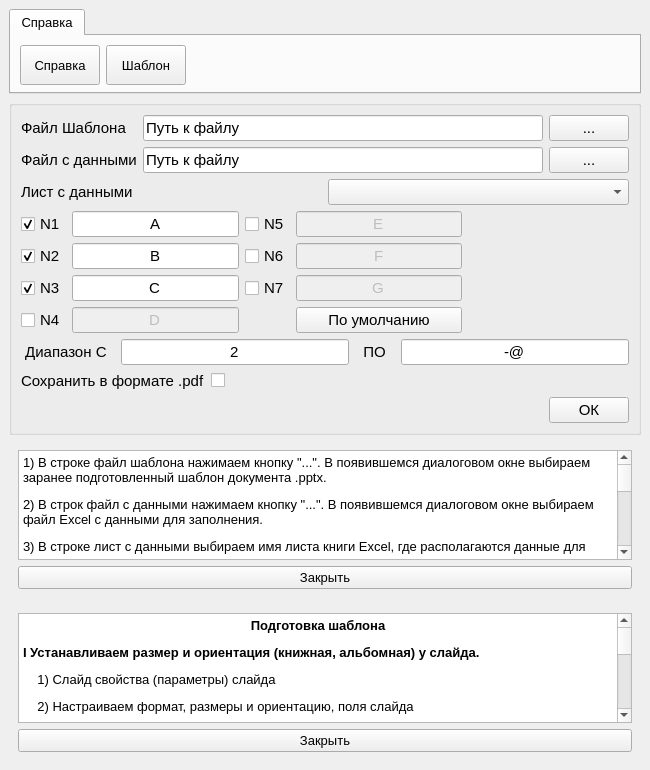
<?xml version="1.0" encoding="UTF-8"?>
<ui version="4.0">
 <class>MainWindow</class>
 <widget class="QMainWindow" name="MainWindow">
  <property name="geometry">
   <rect>
    <x>0</x>
    <y>0</y>
    <width>650</width>
    <height>770</height>
   </rect>
  </property>
  <property name="minimumSize">
   <size>
    <width>650</width>
    <height>450</height>
   </size>
  </property>
  <property name="maximumSize">
   <size>
    <width>650</width>
    <height>50000</height>
   </size>
  </property>
  <property name="windowTitle">
   <string>Заполнение сертификатов и дипломов v1.1</string>
  </property>
  <property name="windowIcon">
   <iconset>
    <normaloff>src/ico/certificate.ico</normaloff>src/ico/certificate.ico</iconset>
  </property>
  <property name="iconSize">
   <size>
    <width>32</width>
    <height>32</height>
   </size>
  </property>
  <widget class="QWidget" name="centralwidget">
   <layout class="QVBoxLayout" name="verticalLayout_5">
    <item>
     <widget class="QTabWidget" name="tabWidget">
      <property name="minimumSize">
       <size>
        <width>0</width>
        <height>85</height>
       </size>
      </property>
      <property name="maximumSize">
       <size>
        <width>16777215</width>
        <height>85</height>
       </size>
      </property>
      <property name="font">
       <font>
        <pointsize>10</pointsize>
       </font>
      </property>
      <property name="currentIndex">
       <number>0</number>
      </property>
      <widget class="QWidget" name="tab_2">
       <attribute name="title">
        <string>Справка</string>
       </attribute>
       <layout class="QHBoxLayout" name="horizontalLayout_3">
        <item>
         <widget class="QPushButton" name="btn_help">
          <property name="minimumSize">
           <size>
            <width>0</width>
            <height>40</height>
           </size>
          </property>
          <property name="maximumSize">
           <size>
            <width>16777215</width>
            <height>40</height>
           </size>
          </property>
          <property name="font">
           <font>
            <pointsize>10</pointsize>
           </font>
          </property>
          <property name="toolTip">
           <string>&lt;html&gt;&lt;head/&gt;&lt;body&gt;&lt;p&gt;&lt;span style=&quot; font-size:10pt;&quot;&gt;Вызов справки&lt;/span&gt;&lt;/p&gt;&lt;/body&gt;&lt;/html&gt;</string>
          </property>
          <property name="text">
           <string>Справка</string>
          </property>
         </widget>
        </item>
        <item>
         <widget class="QPushButton" name="btn_shablon">
          <property name="minimumSize">
           <size>
            <width>0</width>
            <height>40</height>
           </size>
          </property>
          <property name="maximumSize">
           <size>
            <width>16777215</width>
            <height>40</height>
           </size>
          </property>
          <property name="toolTip">
           <string>&lt;html&gt;&lt;head/&gt;&lt;body&gt;&lt;p&gt;&lt;span style=&quot; font-size:10pt;&quot;&gt;Правила подготовки шаблонов&lt;/span&gt;&lt;/p&gt;&lt;/body&gt;&lt;/html&gt;</string>
          </property>
          <property name="text">
           <string>Шаблон</string>
          </property>
         </widget>
        </item>
        <item>
         <spacer name="horizontalSpacer_2">
          <property name="orientation">
           <enum>Qt::Horizontal</enum>
          </property>
          <property name="sizeHint" stdset="0">
           <size>
            <width>40</width>
            <height>20</height>
           </size>
          </property>
         </spacer>
        </item>
        <item>
         <spacer name="verticalSpacer">
          <property name="orientation">
           <enum>Qt::Vertical</enum>
          </property>
          <property name="sizeType">
           <enum>QSizePolicy::Fixed</enum>
          </property>
          <property name="sizeHint" stdset="0">
           <size>
            <width>20</width>
            <height>35</height>
           </size>
          </property>
         </spacer>
        </item>
       </layout>
      </widget>
     </widget>
    </item>
    <item>
     <widget class="QGroupBox" name="groupBox">
      <property name="font">
       <font>
        <pointsize>11</pointsize>
       </font>
      </property>
      <property name="title">
       <string/>
      </property>
      <layout class="QVBoxLayout" name="verticalLayout">
       <item>
        <layout class="QGridLayout" name="gridLayout">
         <item row="0" column="0">
          <widget class="QLabel" name="label">
           <property name="text">
            <string>Файл Шаблона</string>
           </property>
          </widget>
         </item>
         <item row="1" column="1">
          <widget class="QLineEdit" name="ed_file_excel">
           <property name="text">
            <string>Путь к файлу</string>
           </property>
          </widget>
         </item>
         <item row="0" column="1">
          <widget class="QLineEdit" name="ed_file_pptx">
           <property name="text">
            <string>Путь к файлу</string>
           </property>
          </widget>
         </item>
         <item row="0" column="2">
          <widget class="QPushButton" name="btn_open_file_pptx">
           <property name="toolTip">
            <string>&lt;html&gt;&lt;head/&gt;&lt;body&gt;&lt;p&gt;&lt;span style=&quot; font-size:10pt;&quot;&gt;Открыть диалоговое окно выбора шабона&lt;/span&gt;&lt;/p&gt;&lt;/body&gt;&lt;/html&gt;</string>
           </property>
           <property name="whatsThis">
            <string/>
           </property>
           <property name="text">
            <string>...</string>
           </property>
          </widget>
         </item>
         <item row="1" column="0">
          <widget class="QLabel" name="label_2">
           <property name="text">
            <string>Файл с данными</string>
           </property>
          </widget>
         </item>
         <item row="1" column="2">
          <widget class="QPushButton" name="btn_open_file_excel">
           <property name="toolTip">
            <string>&lt;html&gt;&lt;head/&gt;&lt;body&gt;&lt;p&gt;Открыть диалоговое окно выбора таблицы Excel с данными&lt;/p&gt;&lt;/body&gt;&lt;/html&gt;</string>
           </property>
           <property name="whatsThis">
            <string/>
           </property>
           <property name="text">
            <string>...</string>
           </property>
          </widget>
         </item>
        </layout>
       </item>
       <item>
        <layout class="QHBoxLayout" name="horizontalLayout">
         <item>
          <widget class="QLabel" name="label_3">
           <property name="text">
            <string>Лист с данными</string>
           </property>
          </widget>
         </item>
         <item>
          <widget class="QComboBox" name="cbox_excel_sheets">
           <property name="toolTip">
            <string>&lt;html&gt;&lt;head/&gt;&lt;body&gt;&lt;p&gt;Выбор листа с данными&lt;/p&gt;&lt;/body&gt;&lt;/html&gt;</string>
           </property>
           <property name="whatsThis">
            <string/>
           </property>
          </widget>
         </item>
        </layout>
       </item>
       <item>
        <layout class="QGridLayout" name="gridLayout_3">
         <item row="2" column="4">
          <widget class="QLineEdit" name="ed_n7">
           <property name="enabled">
            <bool>false</bool>
           </property>
           <property name="toolTip">
            <string>&lt;html&gt;&lt;head/&gt;&lt;body&gt;&lt;p&gt;Имя колонки поля N7&lt;/p&gt;&lt;/body&gt;&lt;/html&gt;</string>
           </property>
           <property name="text">
            <string>G</string>
           </property>
           <property name="alignment">
            <set>Qt::AlignCenter</set>
           </property>
          </widget>
         </item>
         <item row="3" column="0">
          <widget class="QCheckBox" name="chbox_n4">
           <property name="toolTip">
            <string>&lt;html&gt;&lt;head/&gt;&lt;body&gt;&lt;p&gt;Активировать/деактивировать поле N4&lt;/p&gt;&lt;/body&gt;&lt;/html&gt;</string>
           </property>
           <property name="text">
            <string>N4</string>
           </property>
          </widget>
         </item>
         <item row="1" column="1">
          <widget class="QLineEdit" name="ed_n2">
           <property name="toolTip">
            <string>&lt;html&gt;&lt;head/&gt;&lt;body&gt;&lt;p&gt;Имя колонки поля N2&lt;/p&gt;&lt;/body&gt;&lt;/html&gt;</string>
           </property>
           <property name="text">
            <string>B</string>
           </property>
           <property name="alignment">
            <set>Qt::AlignCenter</set>
           </property>
          </widget>
         </item>
         <item row="2" column="1">
          <widget class="QLineEdit" name="ed_n3">
           <property name="toolTip">
            <string>&lt;html&gt;&lt;head/&gt;&lt;body&gt;&lt;p&gt;Имя колонки поля N3&lt;/p&gt;&lt;/body&gt;&lt;/html&gt;</string>
           </property>
           <property name="text">
            <string>C</string>
           </property>
           <property name="alignment">
            <set>Qt::AlignCenter</set>
           </property>
          </widget>
         </item>
         <item row="2" column="0">
          <widget class="QCheckBox" name="chbox_n3">
           <property name="toolTip">
            <string>&lt;html&gt;&lt;head/&gt;&lt;body&gt;&lt;p&gt;Активировать/деактивировать поле N3&lt;/p&gt;&lt;/body&gt;&lt;/html&gt;</string>
           </property>
           <property name="text">
            <string>N3</string>
           </property>
           <property name="checked">
            <bool>true</bool>
           </property>
          </widget>
         </item>
         <item row="0" column="3">
          <widget class="QCheckBox" name="chbox_n5">
           <property name="toolTip">
            <string>&lt;html&gt;&lt;head/&gt;&lt;body&gt;&lt;p&gt;Активировать/деактивировать поле N5&lt;/p&gt;&lt;/body&gt;&lt;/html&gt;</string>
           </property>
           <property name="text">
            <string>N5</string>
           </property>
          </widget>
         </item>
         <item row="0" column="4">
          <widget class="QLineEdit" name="ed_n5">
           <property name="enabled">
            <bool>false</bool>
           </property>
           <property name="toolTip">
            <string>&lt;html&gt;&lt;head/&gt;&lt;body&gt;&lt;p&gt;Имя колонки поля N5&lt;/p&gt;&lt;/body&gt;&lt;/html&gt;</string>
           </property>
           <property name="text">
            <string>E</string>
           </property>
           <property name="alignment">
            <set>Qt::AlignCenter</set>
           </property>
          </widget>
         </item>
         <item row="1" column="3">
          <widget class="QCheckBox" name="chbox_n6">
           <property name="toolTip">
            <string>&lt;html&gt;&lt;head/&gt;&lt;body&gt;&lt;p&gt;Активировать/деактивировать поле N6&lt;/p&gt;&lt;/body&gt;&lt;/html&gt;</string>
           </property>
           <property name="text">
            <string>N6</string>
           </property>
          </widget>
         </item>
         <item row="0" column="5">
          <spacer name="horizontalSpacer_3">
           <property name="orientation">
            <enum>Qt::Horizontal</enum>
           </property>
           <property name="sizeHint" stdset="0">
            <size>
             <width>40</width>
             <height>20</height>
            </size>
           </property>
          </spacer>
         </item>
         <item row="0" column="1">
          <widget class="QLineEdit" name="ed_n1">
           <property name="toolTip">
            <string>&lt;html&gt;&lt;head/&gt;&lt;body&gt;&lt;p&gt;&lt;span style=&quot; font-size:10pt;&quot;&gt;Имя колонки поля N1&lt;/span&gt;&lt;/p&gt;&lt;/body&gt;&lt;/html&gt;</string>
           </property>
           <property name="text">
            <string>A</string>
           </property>
           <property name="alignment">
            <set>Qt::AlignCenter</set>
           </property>
          </widget>
         </item>
         <item row="2" column="3">
          <widget class="QCheckBox" name="chbox_n7">
           <property name="toolTip">
            <string>&lt;html&gt;&lt;head/&gt;&lt;body&gt;&lt;p&gt;Активировать/деактивировать поле N7&lt;/p&gt;&lt;/body&gt;&lt;/html&gt;</string>
           </property>
           <property name="text">
            <string>N7</string>
           </property>
          </widget>
         </item>
         <item row="3" column="4">
          <widget class="QPushButton" name="btn_seting_save">
           <property name="toolTip">
            <string>&lt;html&gt;&lt;head/&gt;&lt;body&gt;&lt;p&gt;Сохранить настройки названия колонок&lt;/p&gt;&lt;/body&gt;&lt;/html&gt;</string>
           </property>
           <property name="text">
            <string>По умолчанию</string>
           </property>
          </widget>
         </item>
         <item row="1" column="4">
          <widget class="QLineEdit" name="ed_n6">
           <property name="enabled">
            <bool>false</bool>
           </property>
           <property name="toolTip">
            <string>&lt;html&gt;&lt;head/&gt;&lt;body&gt;&lt;p&gt;Имя колонки поля N6&lt;/p&gt;&lt;/body&gt;&lt;/html&gt;</string>
           </property>
           <property name="text">
            <string>F</string>
           </property>
           <property name="alignment">
            <set>Qt::AlignCenter</set>
           </property>
          </widget>
         </item>
         <item row="1" column="0">
          <widget class="QCheckBox" name="chbox_n2">
           <property name="toolTip">
            <string>&lt;html&gt;&lt;head/&gt;&lt;body&gt;&lt;p&gt;Активировать/деактивировать поле N2&lt;/p&gt;&lt;/body&gt;&lt;/html&gt;</string>
           </property>
           <property name="text">
            <string>N2</string>
           </property>
           <property name="checked">
            <bool>true</bool>
           </property>
          </widget>
         </item>
         <item row="0" column="0">
          <widget class="QCheckBox" name="chbox_n1">
           <property name="toolTip">
            <string>&lt;html&gt;&lt;head/&gt;&lt;body&gt;&lt;p&gt;&lt;span style=&quot; font-size:10pt;&quot;&gt;Активировать/деактивировать поле N1&lt;/span&gt;&lt;/p&gt;&lt;/body&gt;&lt;/html&gt;</string>
           </property>
           <property name="text">
            <string>N1</string>
           </property>
           <property name="checked">
            <bool>true</bool>
           </property>
          </widget>
         </item>
         <item row="3" column="1">
          <widget class="QLineEdit" name="ed_n4">
           <property name="enabled">
            <bool>false</bool>
           </property>
           <property name="toolTip">
            <string>&lt;html&gt;&lt;head/&gt;&lt;body&gt;&lt;p&gt;Имя колонки поля N4&lt;/p&gt;&lt;/body&gt;&lt;/html&gt;</string>
           </property>
           <property name="text">
            <string>D</string>
           </property>
           <property name="alignment">
            <set>Qt::AlignCenter</set>
           </property>
          </widget>
         </item>
        </layout>
       </item>
       <item>
        <layout class="QGridLayout" name="gridLayout_2">
         <item row="0" column="0">
          <widget class="QLabel" name="label_4">
           <property name="text">
            <string> Диапазон С  </string>
           </property>
          </widget>
         </item>
         <item row="0" column="3">
          <widget class="QLineEdit" name="ed_end">
           <property name="toolTip">
            <string>&lt;html&gt;&lt;head/&gt;&lt;body&gt;&lt;p&gt;Диапозон завешения считывания. Если считывание осуществляется до конца таблицы в поле записываем -@&lt;/p&gt;&lt;/body&gt;&lt;/html&gt;</string>
           </property>
           <property name="whatsThis">
            <string/>
           </property>
           <property name="text">
            <string>-@</string>
           </property>
           <property name="alignment">
            <set>Qt::AlignCenter</set>
           </property>
          </widget>
         </item>
         <item row="0" column="1">
          <widget class="QLineEdit" name="ed_start">
           <property name="toolTip">
            <string>&lt;html&gt;&lt;head/&gt;&lt;body&gt;&lt;p&gt;Диапазон начала считывания данных из файла таблицы&lt;/p&gt;&lt;/body&gt;&lt;/html&gt;</string>
           </property>
           <property name="text">
            <string>2</string>
           </property>
           <property name="alignment">
            <set>Qt::AlignCenter</set>
           </property>
          </widget>
         </item>
         <item row="0" column="2">
          <widget class="QLabel" name="label_5">
           <property name="text">
            <string>  ПО  </string>
           </property>
          </widget>
         </item>
        </layout>
       </item>
       <item>
        <layout class="QHBoxLayout" name="horizontalLayout_7">
         <item>
          <widget class="QLabel" name="label_7">
           <property name="font">
            <font>
             <pointsize>11</pointsize>
            </font>
           </property>
           <property name="text">
            <string>Сохранить в формате .pdf</string>
           </property>
          </widget>
         </item>
         <item>
          <widget class="QCheckBox" name="cbox_pdf_2">
           <property name="minimumSize">
            <size>
             <width>0</width>
             <height>0</height>
            </size>
           </property>
           <property name="text">
            <string/>
           </property>
           <property name="iconSize">
            <size>
             <width>32</width>
             <height>32</height>
            </size>
           </property>
          </widget>
         </item>
         <item>
          <spacer name="horizontalSpacer_4">
           <property name="orientation">
            <enum>Qt::Horizontal</enum>
           </property>
           <property name="sizeHint" stdset="0">
            <size>
             <width>40</width>
             <height>20</height>
            </size>
           </property>
          </spacer>
         </item>
        </layout>
       </item>
       <item>
        <layout class="QHBoxLayout" name="horizontalLayout_2">
         <item>
          <spacer name="horizontalSpacer">
           <property name="orientation">
            <enum>Qt::Horizontal</enum>
           </property>
           <property name="sizeHint" stdset="0">
            <size>
             <width>40</width>
             <height>20</height>
            </size>
           </property>
          </spacer>
         </item>
         <item>
          <widget class="QPushButton" name="btn_ok">
           <property name="toolTip">
            <string>&lt;html&gt;&lt;head/&gt;&lt;body&gt;&lt;p&gt;Начинает процесс создания &lt;span style=&quot; font-size:10pt;&quot;&gt;сертификатов и дипломов&lt;/span&gt;&lt;/p&gt;&lt;/body&gt;&lt;/html&gt;</string>
           </property>
           <property name="whatsThis">
            <string/>
           </property>
           <property name="text">
            <string>ОК</string>
           </property>
          </widget>
         </item>
        </layout>
       </item>
      </layout>
     </widget>
    </item>
    <item>
     <widget class="QWidget" name="widget2" native="true">
      <property name="font">
       <font>
        <pointsize>10</pointsize>
       </font>
      </property>
      <layout class="QVBoxLayout" name="verticalLayout_2">
       <item>
        <layout class="QHBoxLayout" name="horizontalLayout_4"/>
       </item>
       <item>
        <widget class="QTextEdit" name="textEdit">
         <property name="readOnly">
          <bool>true</bool>
         </property>
         <property name="html">
          <string>&lt;!DOCTYPE HTML PUBLIC &quot;-//W3C//DTD HTML 4.0//EN&quot; &quot;http://www.w3.org/TR/REC-html40/strict.dtd&quot;&gt;
&lt;html&gt;&lt;head&gt;&lt;meta name=&quot;qrichtext&quot; content=&quot;1&quot; /&gt;&lt;style type=&quot;text/css&quot;&gt;
p, li { white-space: pre-wrap; }
&lt;/style&gt;&lt;/head&gt;&lt;body style=&quot; font-family:'MS Shell Dlg 2'; font-size:10pt; font-weight:400; font-style:normal;&quot;&gt;
&lt;p style=&quot; margin-top:12px; margin-bottom:0px; margin-left:0px; margin-right:0px; -qt-block-indent:0; text-indent:0px; line-height:100%; background-color:transparent;&quot;&gt;&lt;span style=&quot; background-color:transparent;&quot;&gt;1) В строке файл шаблона нажимаем кнопку &amp;quot;...&amp;quot;. В появившемся диалоговом окне выбираем заранее подготовленный шаблон документа &lt;/span&gt;.pptx.&lt;/p&gt;
&lt;p style=&quot; margin-top:12px; margin-bottom:0px; margin-left:0px; margin-right:0px; -qt-block-indent:0; text-indent:0px; line-height:100%; background-color:transparent;&quot;&gt;&lt;span style=&quot; background-color:transparent;&quot;&gt;2) В строк файл с данными нажимаем кнопку &amp;quot;...&amp;quot;. В появившемся диалоговом окне выбираем файл Excel с данными для заполнения.&lt;/span&gt;&lt;/p&gt;
&lt;p style=&quot; margin-top:12px; margin-bottom:0px; margin-left:0px; margin-right:0px; -qt-block-indent:0; text-indent:0px; line-height:100%; background-color:transparent;&quot;&gt;&lt;span style=&quot; background-color:transparent;&quot;&gt;3) В строке лист с данными выбираем имя листа книги Excel, где располагаются данные для заполнения.&lt;/span&gt;&lt;/p&gt;
&lt;p style=&quot; margin-top:12px; margin-bottom:0px; margin-left:0px; margin-right:0px; -qt-block-indent:0; text-indent:0px; line-height:100%; background-color:transparent;&quot;&gt;&lt;span style=&quot; background-color:transparent;&quot;&gt;4) Галочками рядом с N1-N7 отмечаем необходимые поля для заполнения.&lt;/span&gt;&lt;/p&gt;
&lt;p style=&quot; margin-top:12px; margin-bottom:0px; margin-left:0px; margin-right:0px; -qt-block-indent:0; text-indent:0px; line-height:100%; background-color:transparent;&quot;&gt;&lt;span style=&quot; background-color:transparent;&quot;&gt;5) Устанавливаем соответствия между полями для заполнения N1-N7 и названиями колонок, где расположены эти данные. Названия колонок только латинские заглавные буквы, без лишних пробелов.&lt;/span&gt;&lt;/p&gt;
&lt;p style=&quot; margin-top:12px; margin-bottom:0px; margin-left:0px; margin-right:0px; -qt-block-indent:0; text-indent:0px; line-height:100%; background-color:transparent;&quot;&gt;&lt;span style=&quot; background-color:transparent;&quot;&gt;6) Устанавливаем диапазон заполнения данными из таблицы. Если необходимо заполнить всеми данными из таблицы, в строке &amp;quot;по&amp;quot; указываем -@&lt;/span&gt;&lt;/p&gt;
&lt;p style=&quot; margin-top:12px; margin-bottom:0px; margin-left:0px; margin-right:0px; -qt-block-indent:0; text-indent:0px; line-height:100%; background-color:transparent;&quot;&gt;&lt;span style=&quot; background-color:transparent;&quot;&gt;7) Для заполнения документов нажимаем кнопку ОК. В появившемся диалоговом окне выбираем место сохранения готовых файлов. В указанном месте создается папка, куда сохраняются заполненные сертификаты и дипломы. &lt;/span&gt;&lt;/p&gt;
&lt;p style=&quot; margin-top:12px; margin-bottom:0px; margin-left:0px; margin-right:0px; -qt-block-indent:0; text-indent:0px; line-height:100%; background-color:transparent;&quot;&gt;&lt;br /&gt;&lt;/p&gt;&lt;/body&gt;&lt;/html&gt;</string>
         </property>
        </widget>
       </item>
       <item>
        <layout class="QHBoxLayout" name="horizontalLayout_5">
         <item>
          <widget class="QPushButton" name="btn_close_help">
           <property name="text">
            <string>Закрыть</string>
           </property>
          </widget>
         </item>
        </layout>
       </item>
      </layout>
     </widget>
    </item>
    <item>
     <widget class="QWidget" name="widget2_2" native="true">
      <property name="font">
       <font>
        <pointsize>10</pointsize>
       </font>
      </property>
      <layout class="QVBoxLayout" name="verticalLayout_4">
       <item>
        <layout class="QHBoxLayout" name="horizontalLayout_8"/>
       </item>
       <item>
        <widget class="QTextEdit" name="textEdit_3">
         <property name="readOnly">
          <bool>true</bool>
         </property>
         <property name="html">
          <string>&lt;!DOCTYPE HTML PUBLIC &quot;-//W3C//DTD HTML 4.0//EN&quot; &quot;http://www.w3.org/TR/REC-html40/strict.dtd&quot;&gt;
&lt;html&gt;&lt;head&gt;&lt;meta name=&quot;qrichtext&quot; content=&quot;1&quot; /&gt;&lt;style type=&quot;text/css&quot;&gt;
p, li { white-space: pre-wrap; }
&lt;/style&gt;&lt;/head&gt;&lt;body style=&quot; font-family:'MS Shell Dlg 2'; font-size:10pt; font-weight:400; font-style:normal;&quot;&gt;
&lt;p align=&quot;center&quot; style=&quot; margin-top:12px; margin-bottom:0px; margin-left:0px; margin-right:0px; -qt-block-indent:0; text-indent:0px; line-height:100%; background-color:transparent;&quot;&gt;&lt;span style=&quot; font-weight:600;&quot;&gt;Подготовка шаблона&lt;/span&gt;&lt;/p&gt;
&lt;p align=&quot;justify&quot; style=&quot; margin-top:12px; margin-bottom:0px; margin-left:0px; margin-right:0px; -qt-block-indent:0; text-indent:0px; line-height:100%; background-color:transparent;&quot;&gt;&lt;span style=&quot; font-weight:600;&quot;&gt;I Устанавливаем размер и ориентация (книжная, альбомная) у слайда.&lt;/span&gt;&lt;/p&gt;
&lt;p align=&quot;justify&quot; style=&quot; margin-top:12px; margin-bottom:0px; margin-left:0px; margin-right:0px; -qt-block-indent:0; text-indent:0px; line-height:100%; background-color:transparent;&quot;&gt;&lt;span style=&quot; background-color:transparent;&quot;&gt;    1) Слайд свойства (параметры) слайда&lt;/span&gt;&lt;/p&gt;
&lt;p align=&quot;justify&quot; style=&quot; margin-top:12px; margin-bottom:0px; margin-left:0px; margin-right:0px; -qt-block-indent:0; text-indent:0px; line-height:100%; background-color:transparent;&quot;&gt;&lt;span style=&quot; background-color:transparent;&quot;&gt;    2) Настраиваем формат, размеры и ориентацию, поля слайда&lt;/span&gt;&lt;/p&gt;
&lt;p align=&quot;justify&quot; style=&quot; margin-top:12px; margin-bottom:0px; margin-left:0px; margin-right:0px; -qt-block-indent:0; text-indent:0px; line-height:100%; background-color:transparent;&quot;&gt;&lt;span style=&quot; font-weight:600;&quot;&gt;II Устанавливаем фоновое изображение слайда&lt;/span&gt;&lt;/p&gt;
&lt;p align=&quot;justify&quot; style=&quot; margin-top:12px; margin-bottom:0px; margin-left:0px; margin-right:0px; -qt-block-indent:0; text-indent:0px; line-height:115%; background-color:transparent;&quot;&gt;&lt;span style=&quot; background-color:transparent;&quot;&gt;    1) Щелкните правой кнопкой мыши на поле слайда и выберите Формат фона.&lt;/span&gt;&lt;/p&gt;
&lt;p align=&quot;justify&quot; style=&quot; margin-top:12px; margin-bottom:0px; margin-left:0px; margin-right:0px; -qt-block-indent:0; text-indent:0px; line-height:115%; background-color:transparent;&quot;&gt;&lt;span style=&quot; background-color:transparent;&quot;&gt;    2) В области Формат фона выберите Рисунок или текстура.&lt;/span&gt;&lt;/p&gt;
&lt;p style=&quot; margin-top:12px; margin-bottom:0px; margin-left:0px; margin-right:0px; -qt-block-indent:0; text-indent:0px; line-height:115%; background-color:transparent;&quot;&gt;&lt;span style=&quot; background-color:transparent;&quot;&gt;    3) В разделе Добавить рисунок из источника выберите, откуда нужно получить изображение.&lt;/span&gt;&lt;/p&gt;
&lt;p style=&quot; margin-top:12px; margin-bottom:0px; margin-left:0px; margin-right:0px; -qt-block-indent:0; text-indent:0px; line-height:115%; background-color:transparent;&quot;&gt;&lt;span style=&quot; font-weight:600;&quot;&gt;III Подготавливаем слайд для автоматического заполнения&lt;/span&gt;&lt;/p&gt;
&lt;p style=&quot; margin-top:12px; margin-bottom:0px; margin-left:0px; margin-right:0px; -qt-block-indent:0; text-indent:0px; line-height:115%; background-color:transparent;&quot;&gt;&lt;span style=&quot; background-color:transparent;&quot;&gt;    1) На слайде размещаем неизменяемые элементы, такие как неизменяемый текст, печать и факсимиле ...&lt;/span&gt;&lt;/p&gt;
&lt;p style=&quot; margin-top:12px; margin-bottom:0px; margin-left:0px; margin-right:0px; -qt-block-indent:0; text-indent:0px; line-height:115%; background-color:transparent;&quot;&gt;&lt;span style=&quot; background-color:transparent;&quot;&gt;    2) В текстовых полях, где должен находится переменный текст помещаем теги в фигурных скобках. Пример, {N1}.&lt;/span&gt;&lt;/p&gt;
&lt;p style=&quot; margin-top:12px; margin-bottom:0px; margin-left:0px; margin-right:0px; -qt-block-indent:0; text-indent:0px; line-height:115%; background-color:transparent;&quot;&gt;&lt;span style=&quot; font-weight:600;&quot;&gt;Пример оформления тегов. &lt;/span&gt;&lt;/p&gt;
&lt;p align=&quot;center&quot; style=&quot; margin-top:12px; margin-bottom:0px; margin-left:0px; margin-right:0px; -qt-block-indent:0; text-indent:0px; line-height:115%; background-color:transparent;&quot;&gt;&lt;span style=&quot; background-color:transparent;&quot;&gt;Награждается:&lt;/span&gt;&lt;/p&gt;
&lt;p align=&quot;center&quot; style=&quot; margin-top:12px; margin-bottom:0px; margin-left:0px; margin-right:0px; -qt-block-indent:0; text-indent:0px; line-height:115%; background-color:transparent;&quot;&gt;&lt;span style=&quot; background-color:transparent;&quot;&gt;{N1}&lt;/span&gt;&lt;/p&gt;
&lt;p align=&quot;center&quot; style=&quot; margin-top:12px; margin-bottom:0px; margin-left:0px; margin-right:0px; -qt-block-indent:0; text-indent:0px; line-height:115%; background-color:transparent;&quot;&gt;&lt;span style=&quot; background-color:transparent;&quot;&gt;за участие ....&lt;/span&gt;&lt;/p&gt;
&lt;p align=&quot;center&quot; style=&quot; margin-top:12px; margin-bottom:0px; margin-left:0px; margin-right:0px; -qt-block-indent:0; text-indent:0px; line-height:115%; background-color:transparent;&quot;&gt;&lt;span style=&quot; background-color:transparent;&quot;&gt;занявший &lt;/span&gt;{N2} место,&lt;/p&gt;
&lt;p align=&quot;center&quot; style=&quot; margin-top:12px; margin-bottom:0px; margin-left:0px; margin-right:0px; -qt-block-indent:0; text-indent:0px; line-height:115%; background-color:transparent;&quot;&gt;&lt;span style=&quot; background-color:transparent;&quot;&gt;в номинации &lt;/span&gt;{N3}&lt;/p&gt;
&lt;p style=&quot; margin-top:12px; margin-bottom:0px; margin-left:0px; margin-right:0px; -qt-block-indent:0; text-indent:0px; line-height:115%; background-color:transparent;&quot;&gt;&lt;span style=&quot; background-color:transparent;&quot;&gt;В случае если ФИО разбито на несколько колонок&lt;/span&gt;&lt;/p&gt;
&lt;p align=&quot;center&quot; style=&quot; margin-top:12px; margin-bottom:0px; margin-left:0px; margin-right:0px; -qt-block-indent:0; text-indent:0px; line-height:115%; background-color:transparent;&quot;&gt;&lt;span style=&quot; background-color:transparent;&quot;&gt;Награждается:&lt;/span&gt;&lt;/p&gt;
&lt;p align=&quot;center&quot; style=&quot; margin-top:12px; margin-bottom:0px; margin-left:0px; margin-right:0px; -qt-block-indent:0; text-indent:0px; line-height:115%; background-color:transparent;&quot;&gt;&lt;span style=&quot; background-color:transparent;&quot;&gt;{N1} {N2} {N3}&lt;/span&gt;&lt;/p&gt;
&lt;p align=&quot;center&quot; style=&quot; margin-top:12px; margin-bottom:0px; margin-left:0px; margin-right:0px; -qt-block-indent:0; text-indent:0px; line-height:115%; background-color:transparent;&quot;&gt;&lt;span style=&quot; background-color:transparent;&quot;&gt;за участие ....&lt;/span&gt;&lt;/p&gt;
&lt;p align=&quot;center&quot; style=&quot; margin-top:12px; margin-bottom:0px; margin-left:0px; margin-right:0px; -qt-block-indent:0; text-indent:0px; line-height:115%; background-color:transparent;&quot;&gt;&lt;span style=&quot; background-color:transparent;&quot;&gt;занявший &lt;/span&gt;{N4} место,&lt;/p&gt;
&lt;p align=&quot;center&quot; style=&quot; margin-top:12px; margin-bottom:0px; margin-left:0px; margin-right:0px; -qt-block-indent:0; text-indent:0px; line-height:115%; background-color:transparent;&quot;&gt;&lt;span style=&quot; background-color:transparent;&quot;&gt;в номинации &lt;/span&gt;{N5}&lt;/p&gt;
&lt;p align=&quot;justify&quot; style=&quot; margin-top:12px; margin-bottom:0px; margin-left:0px; margin-right:0px; -qt-block-indent:0; text-indent:0px; line-height:115%; background-color:transparent;&quot;&gt;&lt;span style=&quot; background-color:transparent;&quot;&gt;    3) Форматируем и располагаем текстовые поля так, как они должны будут выглядеть в готовом документе. Для удобства расстановки элементов теги можно помещать как в одном текстовом поле так и в нескольких. &lt;/span&gt;&lt;/p&gt;&lt;/body&gt;&lt;/html&gt;</string>
         </property>
        </widget>
       </item>
       <item>
        <layout class="QHBoxLayout" name="horizontalLayout_9">
         <item>
          <widget class="QPushButton" name="btn_close_sh">
           <property name="text">
            <string>Закрыть</string>
           </property>
          </widget>
         </item>
        </layout>
       </item>
      </layout>
     </widget>
    </item>
   </layout>
  </widget>
 </widget>
 <resources/>
 <connections/>
</ui>
